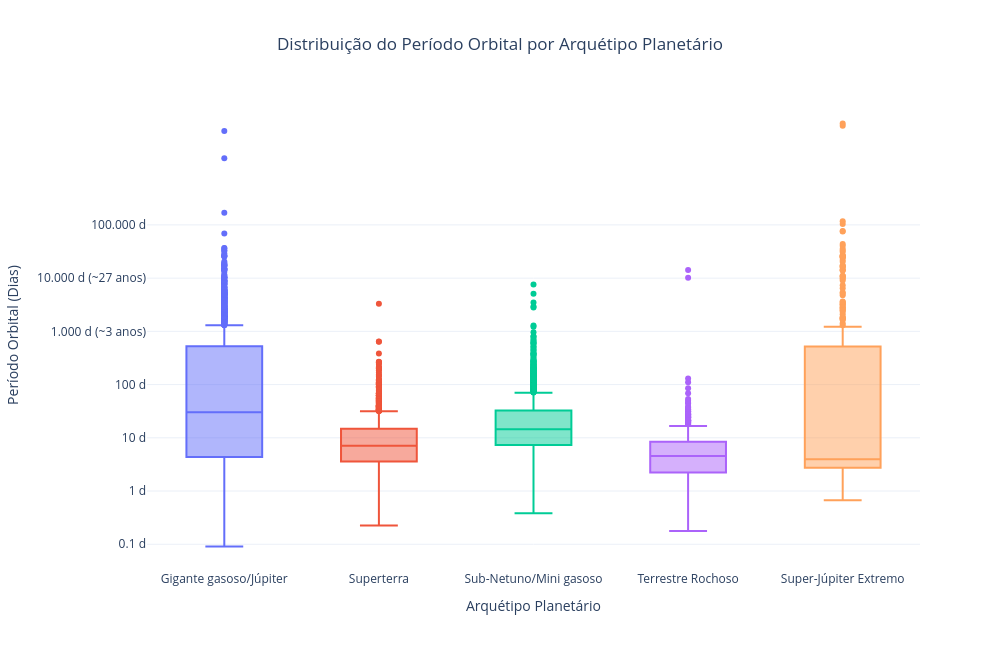

Notebook source saved alongside this figure:
### Code cell
import plotly.express as px

df_periodo = df.dropna(subset=['arquetipo_planetario', 'periodo_orbital'])
df_periodo = df_periodo[df_periodo['periodo_orbital'] > 0]

fig_periodo = px.box(
    df_periodo,
    x='arquetipo_planetario',
    y='periodo_orbital',
    color='arquetipo_planetario',
    hover_name='nome_planeta',
    log_y=True,
    title='Distribuição do Período Orbital por Arquétipo Planetário',
    labels={
        'arquetipo_planetario': 'Arquétipo Planetário',
        'periodo_orbital': 'Período Orbital (Dias)'
    },
    template='plotly_white'
)

fig_periodo.update_traces(marker=dict(size=6))

fig_periodo.update_yaxes(
    dtick=1,
    tickvals=[0.1, 1, 10, 100, 1000, 10000, 100000],
    ticktext=['0.1 d', '1 d', '10 d', '100 d', '1.000 d (~3 anos)', '10.000 d (~27 anos)', '100.000 d']
)

fig_periodo.update_layout(
    width=1000,
    height=650,
    title_x=0.5,
    showlegend=False
)

fig_periodo.show()

### Figure 1 — Plotly figure (JSON) as saved in the notebook; plotly's stock layout.template omitted (floating-point values rounded to 4 significant figures; data arrays with more than 128 entries replaced by an {"elided": "..."} marker saying what was removed)
{"data": [{"alignmentgroup": "True", "hovertemplate": "<b>%{hovertext}</b><br><br>Arquétipo Planetário=%{x}<br>Período Orbital (Dias)=%{y}<extra></extra>", "hovertext": {"elided": "1792 str values"}, "legendgroup": "Gigante gasoso/Júpiter", "marker": {"color": "#636efa", "size": 6}, "name": "Gigante gasoso/Júpiter", "notched": false, "offsetgroup": "Gigante gasoso/Júpiter", "orientation": "v", "showlegend": true, "type": "box", "x": {"elided": "1792 str values"}, "x0": " ", "xaxis": "x", "y": {"elided": "1792 float values"}, "y0": " ", "yaxis": "y"}, {"alignmentgroup": "True", "hovertemplate": "<b>%{hovertext}</b><br><br>Arquétipo Planetário=%{x}<br>Período Orbital (Dias)=%{y}<extra></extra>", "hovertext": {"elided": "1335 str values"}, "legendgroup": "Superterra", "marker": {"color": "#EF553B", "size": 6}, "name": "Superterra", "notched": false, "offsetgroup": "Superterra", "orientation": "v", "showlegend": true, "type": "box", "x": {"elided": "1335 str values"}, "x0": " ", "xaxis": "x", "y": {"elided": "1335 float values"}, "y0": " ", "yaxis": "y"}, {"alignmentgroup": "True", "hovertemplate": "<b>%{hovertext}</b><br><br>Arquétipo Planetário=%{x}<br>Período Orbital (Dias)=%{y}<extra></extra>", "hovertext": {"elided": "2066 str values"}, "legendgroup": "Sub-Netuno/Mini gasoso", "marker": {"color": "#00cc96", "size": 6}, "name": "Sub-Netuno/Mini gasoso", "notched": false, "offsetgroup": "Sub-Netuno/Mini gasoso", "orientation": "v", "showlegend": true, "type": "box", "x": {"elided": "2066 str values"}, "x0": " ", "xaxis": "x", "y": {"elided": "2066 float values"}, "y0": " ", "yaxis": "y"}, {"alignmentgroup": "True", "hovertemplate": "<b>%{hovertext}</b><br><br>Arquétipo Planetário=%{x}<br>Período Orbital (Dias)=%{y}<extra></extra>", "hovertext": {"elided": "580 str values"}, "legendgroup": "Terrestre Rochoso", "marker": {"color": "#ab63fa", "size": 6}, "name": "Terrestre Rochoso", "notched": false, "offsetgroup": "Terrestre Rochoso", "orientation": "v", "showlegend": true, "type": "box", "x": {"elided": "580 str values"}, "x0": " ", "xaxis": "x", "y": {"elided": "580 float values"}, "y0": " ", "yaxis": "y"}, {"alignmentgroup": "True", "hovertemplate": "<b>%{hovertext}</b><br><br>Arquétipo Planetário=%{x}<br>Período Orbital (Dias)=%{y}<extra></extra>", "hovertext": {"elided": "305 str values"}, "legendgroup": "Super-Júpiter Extremo", "marker": {"color": "#FFA15A", "size": 6}, "name": "Super-Júpiter Extremo", "notched": false, "offsetgroup": "Super-Júpiter Extremo", "orientation": "v", "showlegend": true, "type": "box", "x": {"elided": "305 str values"}, "x0": " ", "xaxis": "x", "y": {"elided": "305 float values"}, "y0": " ", "yaxis": "y"}], "layout": {"boxmode": "overlay", "height": 650, "legend": {"title": {"text": "Arquétipo Planetário"}, "tracegroupgap": 0}, "showlegend": false, "title": {"text": "Distribuição do Período Orbital por Arquétipo Planetário", "x": 0.5}, "width": 1000, "xaxis": {"anchor": "y", "categoryarray": ["Gigante gasoso/Júpiter", "Superterra", "Sub-Netuno/Mini gasoso", "Terrestre Rochoso", "Super-Júpiter Extremo"], "categoryorder": "array", "domain": [0, 1], "title": {"text": "Arquétipo Planetário"}}, "yaxis": {"anchor": "x", "domain": [0, 1], "dtick": 1, "ticktext": ["0.1 d", "1 d", "10 d", "100 d", "1.000 d (~3 anos)", "10.000 d (~27 anos)", "100.000 d"], "tickvals": [0.1, 1, 10, 100, 1000, 10000, 100000], "title": {"text": "Período Orbital (Dias)"}, "type": "log"}}}
